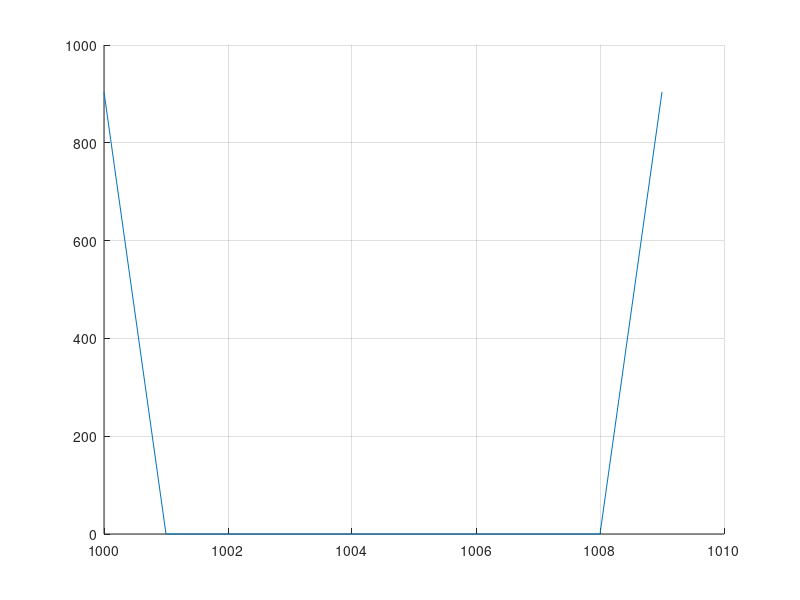

Recreate this plot in MATLAB. (Note: this script raises an error after producing the figure.)
%% Vary pressure drop and show that flow rate in Bingham is non-linear

R=15;
eta=5e-4;
tau0=0.005;
L=13000;
i=1;
DeltaP=1000;
DeltaPvec=[];
tauRvec=[];
for i=1:10
    tauR=DeltaP*R/(2*L);
    if (tau0<=tauR)
        tauRvec(i)=tauR;
        DeltaPvec(i)=DeltaP;
        tauRvec(i)=tauR;
        Qvec= pi*R*DeltaP/(8*eta*L)*(1-4/3*tau0/tauR+1/3*(tau0/tauR)^2);
        Qvec(i)=Qvec;
    end
    DeltaP=DeltaP+1;
    i=i+1;
end

figure('Renderer', 'painters', 'Position',[10 10 600 300])
hold all
grid on
plot(DeltaPvec,Qvec)
ax = gca;
ax.FontSize = 13;
xlabel('Pressure drop \Delta P (Pa)')
ylabel('Flow rate Q (\mum^3/s)')
%title({'Flow rate for Bingham fluid','for increasing pressure drop'})
hold off

%% Flow rate for pressure drop newtonian:
R=0.2;
Qvec=[];
DeltaPvec=[];
DeltaP=1;
for i=1:10
    DeltaPvec(i)=DeltaP;
    Q=DeltaP/R;
    Qvec(i)=Q;
    DeltaP=DeltaP+1;
    i=i+1;
end


figure('Renderer', 'painters', 'Position',[10 10 600 300])
hold all
grid on
plot(DeltaPvec,Qvec)
ax = gca;
ax.FontSize = 13;
xlabel('Pressure drop \Delta P (Pa)')
ylabel('Flow rate Q (\mum^3/s)')
%title({'Flow rate for Newtonian fluid','for increasing pressure drop'})
hold off



